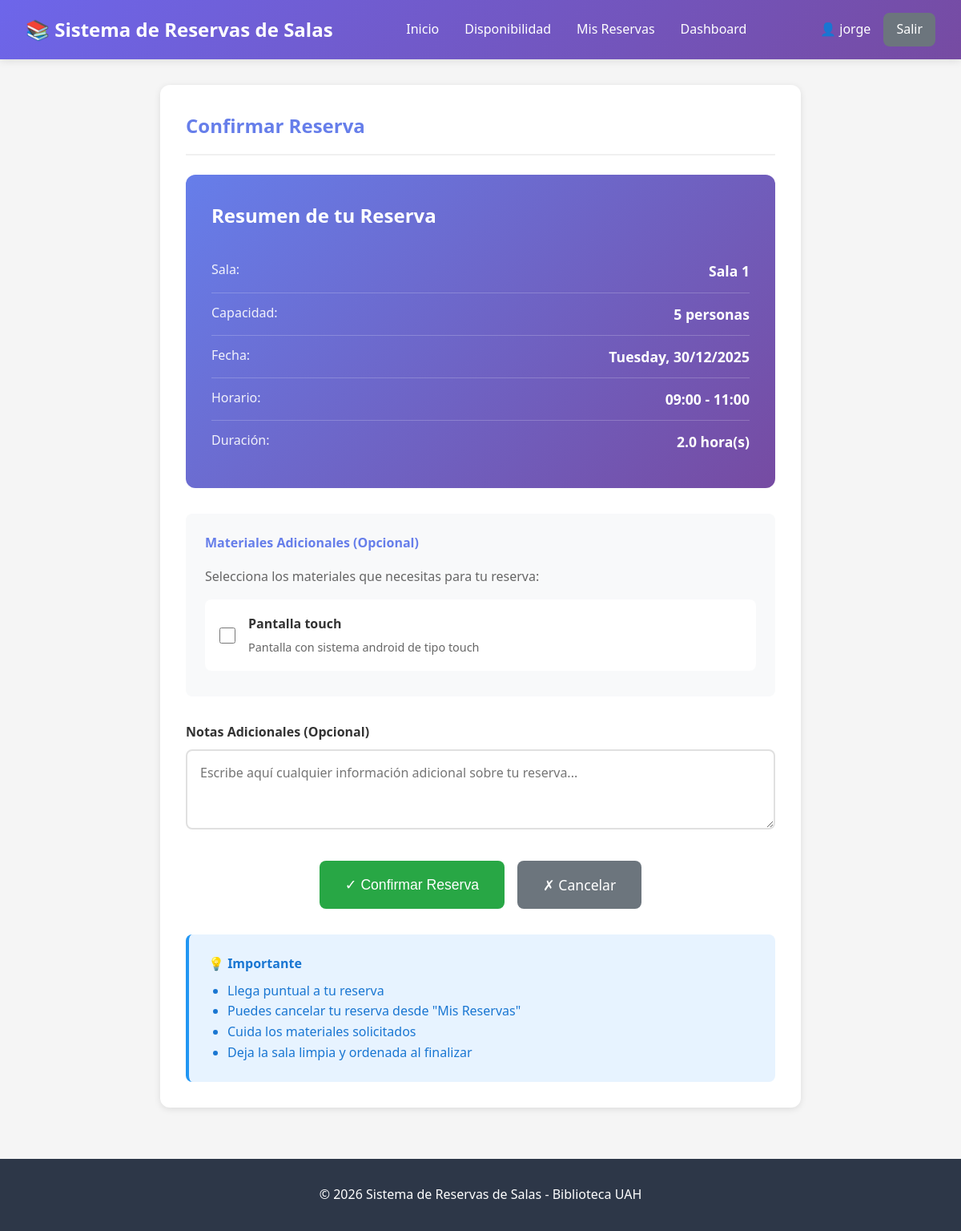
/reservas/reservar/1/75/2025-12-30/ (signed in), run on the app's committed database.
### reservas/models.py (models this page shows, shortened)
class Room(models.Model):
    name = models.CharField(max_length=100, verbose_name="Nombre de la sala")
    capacity = models.PositiveIntegerField(verbose_name="Capacidad (personas)")
    location = models.CharField(max_length=200, verbose_name="Ubicación")
    available_materials = models.ManyToManyField(
        Material,
        blank=True,
        verbose_name="Materiales disponibles",
        related_name="rooms"
    )
    is_public = models.BooleanField(
        default=True,
        verbose_name="Sala pública",
        help_text="Si está desmarcado, solo el admin puede reservar esta sala"
    )
    is_active = models.BooleanField(default=True, verbose_name="Activa")
    created_at = models.DateTimeField(auto_now_add=True)
    updated_at = models.DateTimeField(auto_now=True)
    class Meta:
        verbose_name = "Sala"
        verbose_name_plural = "Salas"
        ordering = ['name']

class TimeBlock(models.Model):
    DAYS_OF_WEEK = [
        ('monday', 'Lunes'),
        ('tuesday', 'Martes'),
        ('wednesday', 'Miércoles'),
        ('thursday', 'Jueves'),
        ('friday', 'Viernes'),
        ('saturday', 'Sábado'),
        ('sunday', 'Domingo'),
    ]
    name = models.CharField(
        max_length=50,
        verbose_name="Nombre del bloque",
        help_text="Ej: Bloque 1, Bloque Mañana, Sábado Tarde"
    )
    day_of_week = models.CharField(
        max_length=10,
        choices=DAYS_OF_WEEK,
        verbose_name="Día de la semana",
        help_text="Día al que aplica este bloque horario"
    )
    start_time = models.TimeField(verbose_name="Hora inicio")
    end_time = models.TimeField(verbose_name="Hora fin")
    is_active = models.BooleanField(default=True, verbose_name="Activo")
    created_at = models.DateTimeField(auto_now_add=True)
    updated_at = models.DateTimeField(auto_now=True)
    class Meta:
        verbose_name = "Bloque Horario"
        verbose_name_plural = "Bloques Horarios"
        ordering = ['day_of_week', 'start_time']
        unique_together = ['day_of_week', 'start_time', 'end_time']
    def duration_hours(self):
        from datetime import datetime
        start = datetime.combine(datetime.today(), self.start_time)
        end = datetime.combine(datetime.today(), self.end_time)
        duration = end - start
        return duration.total_seconds() / 3600

class Material(models.Model):
    name = models.CharField(max_length=100, verbose_name="Nombre")
    description = models.TextField(blank=True, verbose_name="Descripción")
    is_active = models.BooleanField(default=True, verbose_name="Activo")
    created_at = models.DateTimeField(auto_now_add=True)
    updated_at = models.DateTimeField(auto_now=True)
    class Meta:
        verbose_name = "Material"
        verbose_name_plural = "Materiales"
        ordering = ['name']

### reservas/views.py (the view, shortened to what this page needs)
# urls.py: path('reservar/<int:room_id>/<int:timeblock_id>/<str:date>/', views.reservar, name='reservar'),
@login_required
def reservar(request, room_id, timeblock_id, date):
    sala = get_object_or_404(Room, pk=room_id, is_active=True)
    bloque = get_object_or_404(TimeBlock, pk=timeblock_id, is_active=True)
    try:
        fecha = datetime.strptime(date, '%Y-%m-%d').date()
    except ValueError:
        messages.error(request, 'Fecha inválida')
        return redirect('reservas:disponibilidad')
    reglas = ReservationRules.objects.first()
    if fecha < timezone.now().date():
        messages.error(request, 'No puedes reservar en fechas pasadas')
        return redirect('reservas:disponibilidad')
    max_dias = reglas.max_days_in_advance if reglas else 2
    if fecha > timezone.now().date() + timedelta(days=max_dias):
        messages.error(request, f'No puedes reservar con más de {max_dias} días de anticipación')
        return redirect('reservas:disponibilidad')
    if Reservation.objects.filter(
        room=sala,
        date=fecha,
        time_block=bloque,
        status__in=['pending', 'confirmed']
    ).exists():
        messages.error(request, 'Este horario ya está reservado')
        return redirect('reservas:disponibilidad')
    if RoomUnavailability.objects.filter(
        Q(room=sala, date=fecha, time_block=bloque) |
        Q(room=sala, date=fecha, time_block__isnull=True)
    ).exists():
        messages.error(request, 'Este horario no está disponible')
        return redirect('reservas:disponibilidad')
    max_horas = reglas.max_hours_per_day if reglas else 2
    if hasattr(request.user, 'profile'):
        max_horas = request.user.profile.get_max_hours_per_day()
    reservas_dia = Reservation.objects.filter(
        user=request.user,
        date=fecha,
        status__in=['pending', 'confirmed']
    )
    horas_reservadas = sum([r.time_block.duration_hours() for r in reservas_dia])
    horas_nueva_reserva = bloque.duration_hours()
    context = {
        'sala': sala,
        'bloque': bloque,
        'fecha': fecha,
        'materiales_disponibles': sala.available_materials.filter(is_active=True),
    }
    return render(request, 'reservas/confirmar.html', context)

### reservas/templates/reservas/confirmar.html (shortened to what this page needs)
{% extends 'reservas/base.html' %}
{% block content %}
<div class="confirmation-card">
    <div class="card">
        <div class="card-header">
            <h2> Confirmar Reserva</h2>
        </div>
        <div class="reservation-summary">
            <h3> Resumen de tu Reserva</h3>
            <div class="summary-item">
                <span class="summary-label"> Sala:</span>
                <span class="summary-value">{{ sala.name }}</span>
            </div>
            <div class="summary-item">
                <span class="summary-label"> Capacidad:</span>
                <span class="summary-value">{{ sala.capacity }} personas</span>
            </div>
            <div class="summary-item">
                <span class="summary-label"> Fecha:</span>
                <span class="summary-value">{{ fecha|date:"l, d/m/Y" }}</span>
            </div>
            <div class="summary-item">
                <span class="summary-label"> Horario:</span>
                <span class="summary-value">{{ bloque.start_time|time:"H:i" }} - {{ bloque.end_time|time:"H:i" }}</span>
            </div>
            <div class="summary-item">
                <span class="summary-label"> Duración:</span>
                <span class="summary-value">{{ bloque.duration_hours }} hora(s)</span>
            </div>
        </div>
        <form method="post">
            {% if materiales_disponibles %}
            <div class="materials-section">
                <h4> Materiales Adicionales (Opcional)</h4>
                <p style="color: #666; margin-bottom: 1rem;">Selecciona los materiales que necesitas para tu reserva:</p>
                {% for material in materiales_disponibles %}
                <label class="material-option">
                    <input type="checkbox" name="materiales" value="{{ material.id }}">
                    <div class="material-info">
                        <div class="material-name">{{ material.name }}</div>
                        {% if material.description %}
                        <div class="material-description">{{ material.description }}</div>
                        {% endif %}
                    </div>
                </label>
                {% endfor %}
            </div>
            {% else %}
            <div style="padding: 1rem; background-color: #fff3cd; border-radius: 8px; margin-bottom: 2rem; border-left: 4px solid #ffc107;">
                <p style="color: #856404;">ℹ️ Esta sala no tiene materiales adicionales disponibles</p>
            </div>
            {% endif %}
            <div class="notes-section">
                <label for="notas" style="display: block; margin-bottom: 0.5rem; font-weight: 600; color: #333;">
                     Notas Adicionales (Opcional)
                </label>
                <textarea
                    name="notas"
                    id="notas"
                    placeholder="Escribe aquí cualquier información adicional sobre tu reserva..."
                ></textarea>
            </div>
            <div class="action-buttons">
                <button type="submit" class="btn btn-success" style="padding: 1rem 2rem; font-size: 1.1rem;">
                    ✓ Confirmar Reserva
                </button>
                <a href="{% url 'reservas:disponibilidad' %}?fecha={{ fecha|date:'Y-m-d' }}" class="btn btn-cancel" style="padding: 1rem 2rem; font-size: 1.1rem;">
                    ✗ Cancelar
                </a>
            </div>
        </form>
        <div style="margin-top: 2rem; padding: 1.5rem; background-color: #e7f3ff; border-radius: 8px; border-left: 4px solid #2196F3;">
            <h4 style="color: #1976D2; margin-bottom: 0.5rem;">💡 Importante</h4>
            <ul style="color: #1976D2; margin-left: 1.5rem;">
                <li>Llega puntual a tu reserva</li>
                <li>Puedes cancelar tu reserva desde "Mis Reservas"</li>
                <li>Cuida los materiales solicitados</li>
                <li>Deja la sala limpia y ordenada al finalizar</li>
            </ul>
        </div>
    </div>
</div>
{% endblock %}

### reservas/templates/reservas/base.html (shortened to what this page needs)
{% load static %}
<!DOCTYPE html>
<html lang="es">
<head>
</head>
<body>
    <header>
        <div class="header-container">
            <div class="logo">
                <h1>📚 Sistema de Reservas de Salas</h1>
            </div>
            <nav>
                <ul>
                    <li><a href="{% url 'reservas:index' %}">Inicio</a></li>
                    <li><a href="{% url 'reservas:disponibilidad' %}">Disponibilidad</a></li>
                    {% if user.is_authenticated %}
                    <li><a href="{% url 'reservas:mis_reservas' %}">Mis Reservas</a></li>
                    <li><a href="{% url 'reservas:dashboard' %}"> Dashboard</a></li>
                    {% endif %}
                </ul>
            </nav>
            <div class="user-info">
                {% if user.is_authenticated %}
                    <span>👤 {{ user.get_full_name|default:user.username }}</span>
                    <a href="{% url 'admin:logout' %}" class="btn btn-secondary" style="padding: 0.5rem 1rem;">Salir</a>
                {% else %}
                    <a href="{% url 'admin:login' %}?next={{ request.path }}" class="btn btn-primary" style="padding: 0.5rem 1rem;">Iniciar Sesión</a>
                {% endif %}
            </div>
        </div>
    </header>
    <div class="container">
        {% block content %}{% endblock %}
    </div>
    <footer>
        <p>&copy; 2026 Sistema de Reservas de Salas - Biblioteca UAH</p>
    </footer>
</body>
</html>

### reservas/templates/reservas/base.html (style rules this page uses)
* { margin: 0; padding: 0; box-sizing: border-box; }
body { font-family: 'Segoe UI', Tahoma, Geneva, Verdana, sans-serif; background-color: #f5f5f5; color: #333; line-height: 1.6; }
header { background: linear-gradient(135deg, #6d66eaff 0%, #764ba2 100%); color: white; padding: 1rem 0; box-shadow: 0 2px 10px rgba(0,0,0,0.1); }
.header-container { max-width: 1400px; margin: 0 auto; padding: 0 2rem; display: flex; justify-content: space-between; align-items: center; }
.logo h1 { font-size: 1.5rem; font-weight: 600; }
nav ul { list-style: none; display: flex; gap: 2rem; }
nav a { color: white; text-decoration: none; font-weight: 500; transition: opacity 0.3s; }
.user-info { display: flex; align-items: center; gap: 1rem; }
.container { max-width: 1400px; margin: 2rem auto; padding: 0 2rem; }
.btn { display: inline-block; padding: 0.75rem 1.5rem; border-radius: 8px; text-decoration: none; font-weight: 500; transition: all 0.3s; border: none; cursor: pointer; font-size: 1rem; }
.btn-secondary { background-color: #6c757d; color: white; }
.btn-success { background-color: #28a745; color: white; }
.btn-cancel { background-color: #6c757d; color: white; }
.card { background: white; border-radius: 12px; padding: 2rem; box-shadow: 0 2px 8px rgba(0,0,0,0.1); margin-bottom: 2rem; }
.card-header { border-bottom: 2px solid #f0f0f0; padding-bottom: 1rem; margin-bottom: 1.5rem; }
.card-header h2 { font-size: 1.5rem; color: #667eea; }
footer { background-color: #2d3748; color: white; text-align: center; padding: 2rem 0; margin-top: 4rem; }

### reservas/templates/reservas/confirmar.html (style rules this page uses)
.confirmation-card { max-width: 800px; margin: 0 auto; }
.reservation-summary { background: linear-gradient(135deg, #667eea 0%, #764ba2 100%); color: white; padding: 2rem; border-radius: 12px; margin-bottom: 2rem; }
.reservation-summary h3 { margin-bottom: 1.5rem; font-size: 1.5rem; }
.summary-item { display: flex; justify-content: space-between; padding: 0.75rem 0; border-bottom: 1px solid rgba(255,255,255,0.2); }
.summary-item:last-child { border-bottom: none; }
.summary-label { opacity: 0.9; }
.summary-value { font-weight: bold; font-size: 1.1rem; }
.materials-section { background: #f8f9fa; padding: 1.5rem; border-radius: 8px; margin-bottom: 2rem; }
.materials-section h4 { color: #667eea; margin-bottom: 1rem; }
.material-option { display: flex; align-items: center; padding: 1rem; background: white; border-radius: 8px; margin-bottom: 0.5rem; cursor: pointer; transition: all 0.3s; border: 2px solid transparent; }
.material-option input[type="checkbox"] { width: 20px; height: 20px; margin-right: 1rem; cursor: pointer; }
.material-info { flex: 1; }
.material-name { font-weight: 600; color: #333; margin-bottom: 0.25rem; }
.material-description { font-size: 0.9rem; color: #666; }
.notes-section { margin-bottom: 2rem; }
.notes-section textarea { width: 100%; padding: 1rem; border: 2px solid #e0e0e0; border-radius: 8px; font-family: inherit; font-size: 1rem; resize: vertical; min-height: 100px; transition: border-color 0.3s; }
.action-buttons { display: flex; gap: 1rem; justify-content: center; }

### data on the page
Room: name "Sala 1", capacity "5"
TimeBlock: start_time "09:00", end_time "11:00", duration_hours "2.0"
Material: name "Pantalla touch", description "Pantalla con sistema android de tipo touch"

### other printed values
{{ user.get_full_name|default:user.username }} "jorge"
{{ fecha|date:"l, d/m/Y" }} "Tuesday, 30/12/2025"
